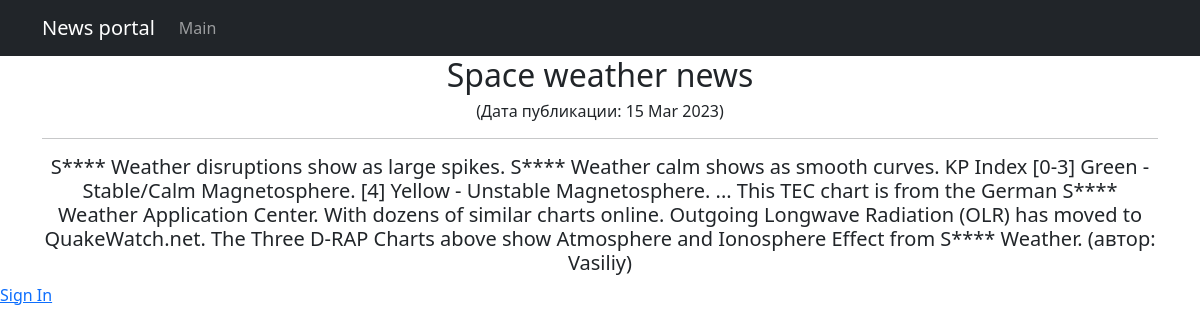
Screenshot of /news/1 with the database file from the repository.
### chitchat/models.py (models this page shows, shortened)
class Post(models.Model):
    news = 'N'
    article = 'A'
    POST_TYPES = [
        (news, 'Новость'),
        (article, 'Статья')
    ]
    author = models.ForeignKey(Author, on_delete=models.CASCADE, verbose_name='автор')
    post_type = models.CharField(
        max_length=1, choices=POST_TYPES,
        default=article, verbose_name='тип новости'
    )
    time_creation = models.DateTimeField(auto_now_add=True)
    post_category = models.ManyToManyField(Category, through='PostCategory')
    title = models.CharField(max_length=100, unique=True, verbose_name='заголовок')
    text = models.TextField(verbose_name='текст')
    rating = models.IntegerField(default=0, verbose_name='рейтинг')
    class Meta:
        verbose_name = 'новость'
        verbose_name_plural = 'новости'

class Author(models.Model):
    authorUser = models.OneToOneField(User, on_delete=models.CASCADE, verbose_name='автор')
    ratingAuthor = models.IntegerField(default=0, verbose_name='рейтинг')
    class Meta:  #  Возвращает название категории во множественном или единственном числе в админпанеле
        verbose_name = 'автор'
        verbose_name_plural = 'авторы'

### chitchat/views.py (the view)
# urls.py: path('<int:pk>', PostDetail.as_view(), name='post_detail'),
class PostDetail(DetailView):
    model = Post
    template_name = 'post.html'
    context_object_name = 'post'

### chitchat/templatetags/censor_filter.py (called while the page is built)
@register.filter()
def censor(text):
    for word in text.split():
        if word.lower() in RUDE_WORDS:
            text = text.replace(word, f"{word[0]}{'*'*(len(word)-1)}")
    return text

### templates/post.html (shortened to what this page needs)
{% extends 'flatpages/default.html' %}
{% load censor_filter %}
{% block content %}
<h2>{{ post.title }}</h2>
<h6> (Дата публикации: {{ post.time_creation|date:'d M Y' }}) </h6>
<hr>
<h5>{{ post.text|censor }} (автор: {{ post.author.authorUser }})</h5>
{% endblock content %}

### rows the page displays
Post: title "Space weather news", time_creation "15 Mar 2023", text|censor "S**** Weather disruptions show as large spikes. S**** Weather calm shows as smooth curves. KP Index [0-3] Green - Stable/Calm Magnetosphere. [4] Yellow - Unstable Magnetosphere. ... This TEC chart is from the German S**** Weather Application Center. With dozens of similar charts online. Outgoing Longwave Radiation (OLR) has moved to QuakeWatch.net. The Three D-RAP Charts above show Atmosphere and Ionosphere Effect from S**** Weather.", author.authorUser "Vasiliy"
